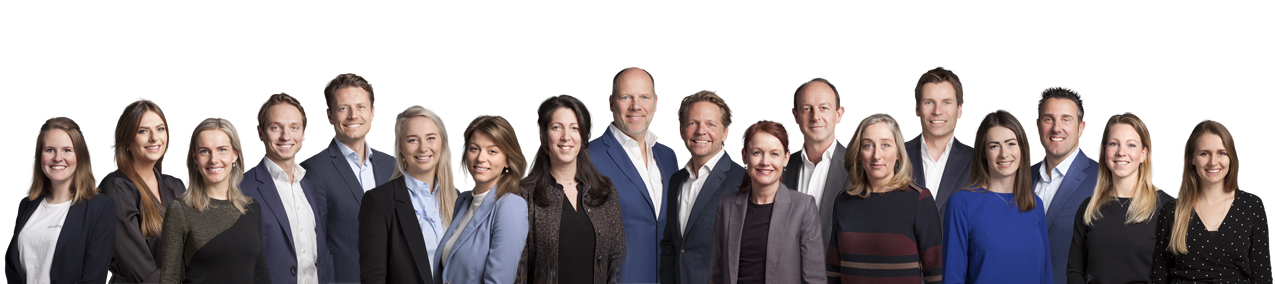
#> input picture index2.jpg, 1275 x 284 px
$ python face_detection.py
#> lines starting #> are read from the running program, lines starting #| are printed output that depends on the picture; after the words box and inside, x2 and y2 are one past the last pixel; in counts of white or black regions, pixels touching at a corner belong together
import cv2
import numpy as np
# the url to load cascade classifier files:
#https://github.com/opencv/opencv/blob/master/data/haarcascades
face_cascade=cv2.CascadeClassifier('haarcascade_frontalface_default.xml')
pic=cv2.imread('index2.jpg')
#> pic is the input picture: shape (284, 1275, 3); mean B, G, R 162.6, 160.5, 166.3
scale_factor=1.2
while 1:
	faces=face_cascade.detectMultiScale(pic,scale_factor,5) #load detecting function
#> faces = 18 rows, first 6: [679, 104, 50, 50], [130, 112, 46, 46], [540, 109, 50, 50], [35, 133, 48, 48], [1189, 134, 48, 48], [612, 79, 48, 48]
	for(x,y,w,h) in faces: # (x,y,w,h) means the dimension of image ,width and height
		cv2.rectangle(pic,(x,y),(x+w,y+h),(255,0,0),2)  #drowing rectangle around the face
#> this loop made 18 passes
#> (x, y, w, h) on passes 1 to 12: (679, 104, 50, 50), (130, 112, 46, 46), (540, 109, 50, 50), (35, 133, 48, 48), (1189, 134, 48, 48), (612, 79, 48, 48), (914, 83, 49, 49), (329, 88, 47, 47), (792, 89, 49, 49), (1034, 100, 50, 50), (259, 106, 52, 52), (979, 125, 49, 49)
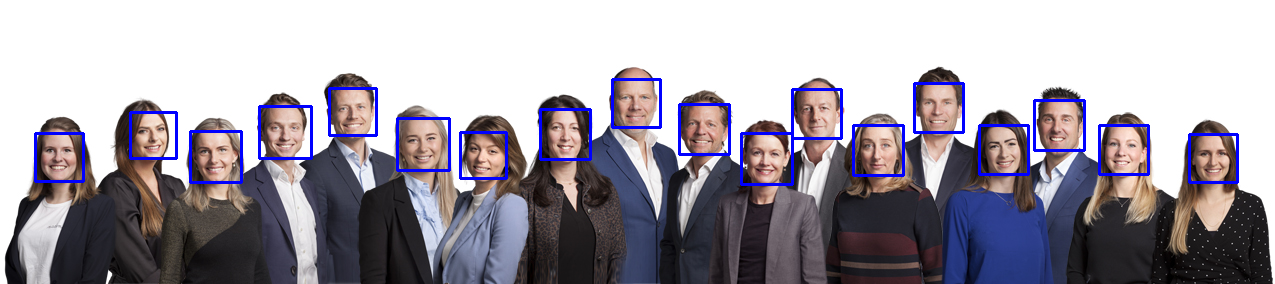
#> pic: shape (284, 1275, 3); 2.91% of pixels changed, all inside (x1, y1, x2, y2) = (34, 78, 1239, 186)

	print('Number of faces found {}'.format(len(faces))) #this loop is for counting the number of faces which was detect
#| Number of faces found 18
	cv2.imshow('faces',pic)
	k=cv2.waitKey(30) & 0xff
#> (key Esc is pressed here)
	if k==2:
		break
cv2.destroyAllWindows()


$ run again, with index.jpeg copied over index2.jpg
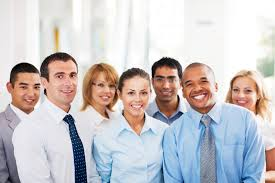
#> input picture index.jpeg, 275 x 183 px
#> pic is the input picture: shape (183, 275, 3); mean B, G, R 200.2, 198.2, 201.9
#> faces = [[149, 67, 32, 32], [11, 72, 38, 38], [46, 60, 40, 40], [117, 76, 43, 43]]
#> the loop `for(x,y,w,h) in faces:` made 4 passes
#> after the loop `for(x,y,w,h) in faces:`:
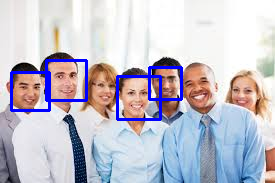
#> pic: shape (183, 275, 3); 3.54% of pixels changed, all inside (x1, y1, x2, y2) = (10, 59, 183, 121)
#| Number of faces found 4

$ run again, with index1.jpeg copied over index2.jpg
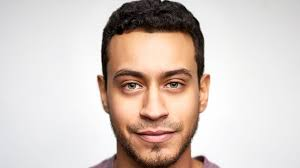
#> input picture index1.jpeg, 300 x 168 px
#> pic is the input picture: shape (168, 300, 3); mean B, G, R 193.5, 200.1, 212.8
#> faces = [[96, 41, 114, 114]]
#> the loop `for(x,y,w,h) in faces:` made 1 pass
#> after the loop `for(x,y,w,h) in faces:`:
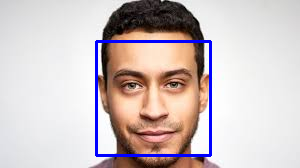
#> pic: shape (168, 300, 3); 2.71% of pixels changed, all inside (x1, y1, x2, y2) = (95, 40, 212, 157)
#| Number of faces found 1
